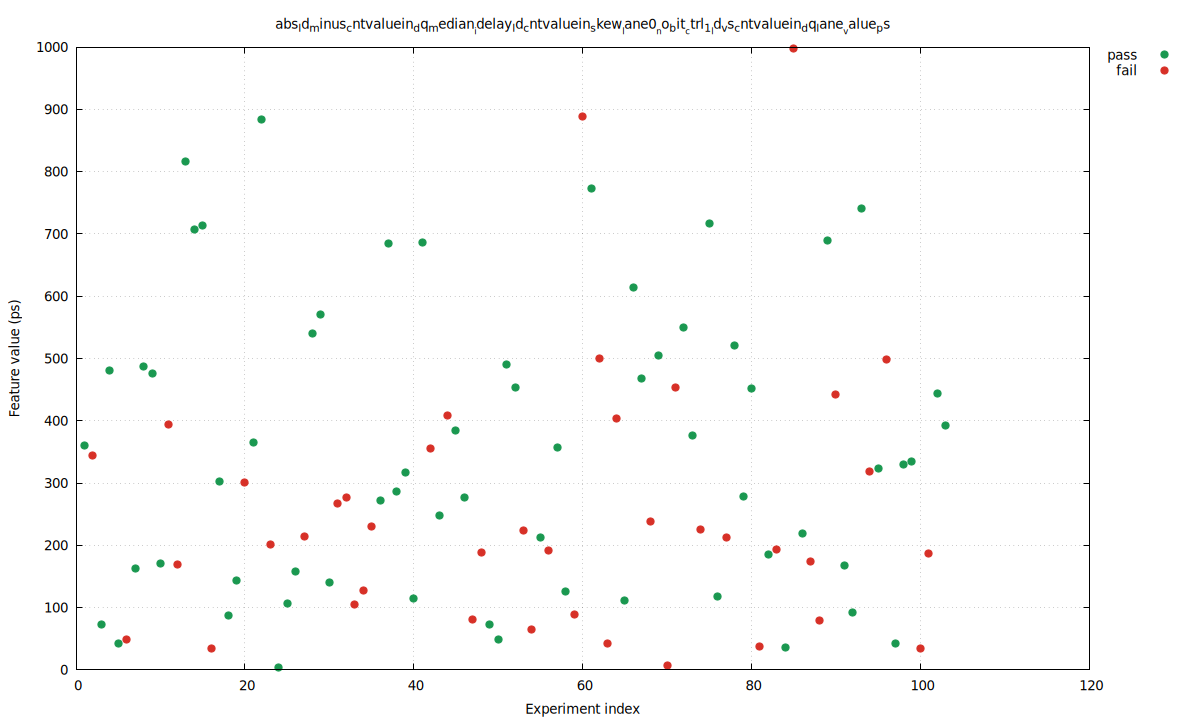

Here is the gnuplot script that generated this plot:
set terminal pngcairo size 1200,720 enhanced font 'DejaVu Sans,10'
set output 'cntvaluein3_locked_only_skew_abs_ld_minus_cntvaluein_dq_median_idelay_ld_cntvaluein_skew_lane0_no_bit_ctrl_1_l.png'
set datafile separator comma
set key outside right top
set grid
set xlabel 'Experiment index'
set ylabel 'Feature value (ps)'
set title 'abs_ld_minus_cntvaluein_dq_median__idelay_ld_cntvaluein_skew__lane0__no_bit__ctrl_1__ld_vs_cntvaluein_dq_lane__value_ps'
plot \
  'cntvaluein3_locked_only_skew_abs_ld_minus_cntvaluein_dq_median_idelay_ld_cntvaluein_skew_lane0_no_bit_ctrl_1_l.dat' using 1:4 with points pt 7 ps 1.2 lc rgb '#1a9850' title 'pass', \
  'cntvaluein3_locked_only_skew_abs_ld_minus_cntvaluein_dq_median_idelay_ld_cntvaluein_skew_lane0_no_bit_ctrl_1_l.dat' using 1:5 with points pt 7 ps 1.2 lc rgb '#d73027' title 'fail'
